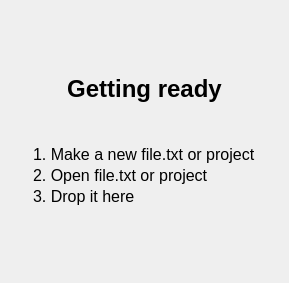
<?xml version="1.0" encoding="UTF-8"?>
<ui version="4.0">
 <class>StartSection</class>
 <widget class="QWidget" name="StartSection">
  <property name="geometry">
   <rect>
    <x>0</x>
    <y>0</y>
    <width>289</width>
    <height>283</height>
   </rect>
  </property>
  <property name="minimumSize">
   <size>
    <width>0</width>
    <height>0</height>
   </size>
  </property>
  <property name="acceptDrops">
   <bool>true</bool>
  </property>
  <property name="windowTitle">
   <string>Form</string>
  </property>
  <property name="locale">
   <locale language="English" country="UnitedStates"/>
  </property>
  <layout class="QGridLayout" name="gridLayout">
   <item row="0" column="0">
    <widget class="QLabel" name="labelIntimation">
     <property name="minimumSize">
      <size>
       <width>0</width>
       <height>0</height>
      </size>
     </property>
     <property name="layoutDirection">
      <enum>Qt::LeftToRight</enum>
     </property>
     <property name="styleSheet">
      <string notr="true"/>
     </property>
     <property name="text">
      <string>&lt;html&gt;&lt;head/&gt;&lt;body&gt;&lt;p align=&quot;center&quot;&gt;&lt;span style=&quot; font-size:18pt; font-weight:700;&quot;&gt;Getting ready&lt;/span&gt;&lt;/p&gt;&lt;p align=&quot;justify&quot;&gt;&lt;br/&gt;&lt;/p&gt;&lt;table border=&quot;0&quot; style=&quot; margin-top:0px; margin-bottom:0px; margin-left:0px; margin-right:0px;&quot; align=&quot;center&quot; cellspacing=&quot;2&quot; cellpadding=&quot;0&quot;&gt;&lt;tr&gt;&lt;td&gt;&lt;p&gt;&lt;span style=&quot; font-size:12pt;&quot;&gt;1. Make a new file.txt or project&lt;/span&gt;&lt;/p&gt;&lt;/td&gt;&lt;/tr&gt;&lt;tr&gt;&lt;td&gt;&lt;p&gt;&lt;span style=&quot; font-size:12pt;&quot;&gt;2. Open file.txt or project&lt;/span&gt;&lt;/p&gt;&lt;/td&gt;&lt;/tr&gt;&lt;tr&gt;&lt;td&gt;&lt;p&gt;&lt;span style=&quot; font-size:12pt;&quot;&gt;3. Drop it here&lt;/span&gt;&lt;/p&gt;&lt;/td&gt;&lt;/tr&gt;&lt;/table&gt;&lt;/body&gt;&lt;/html&gt;</string>
     </property>
     <property name="alignment">
      <set>Qt::AlignCenter</set>
     </property>
     <property name="margin">
      <number>15</number>
     </property>
    </widget>
   </item>
  </layout>
 </widget>
 <resources/>
 <connections/>
</ui>
